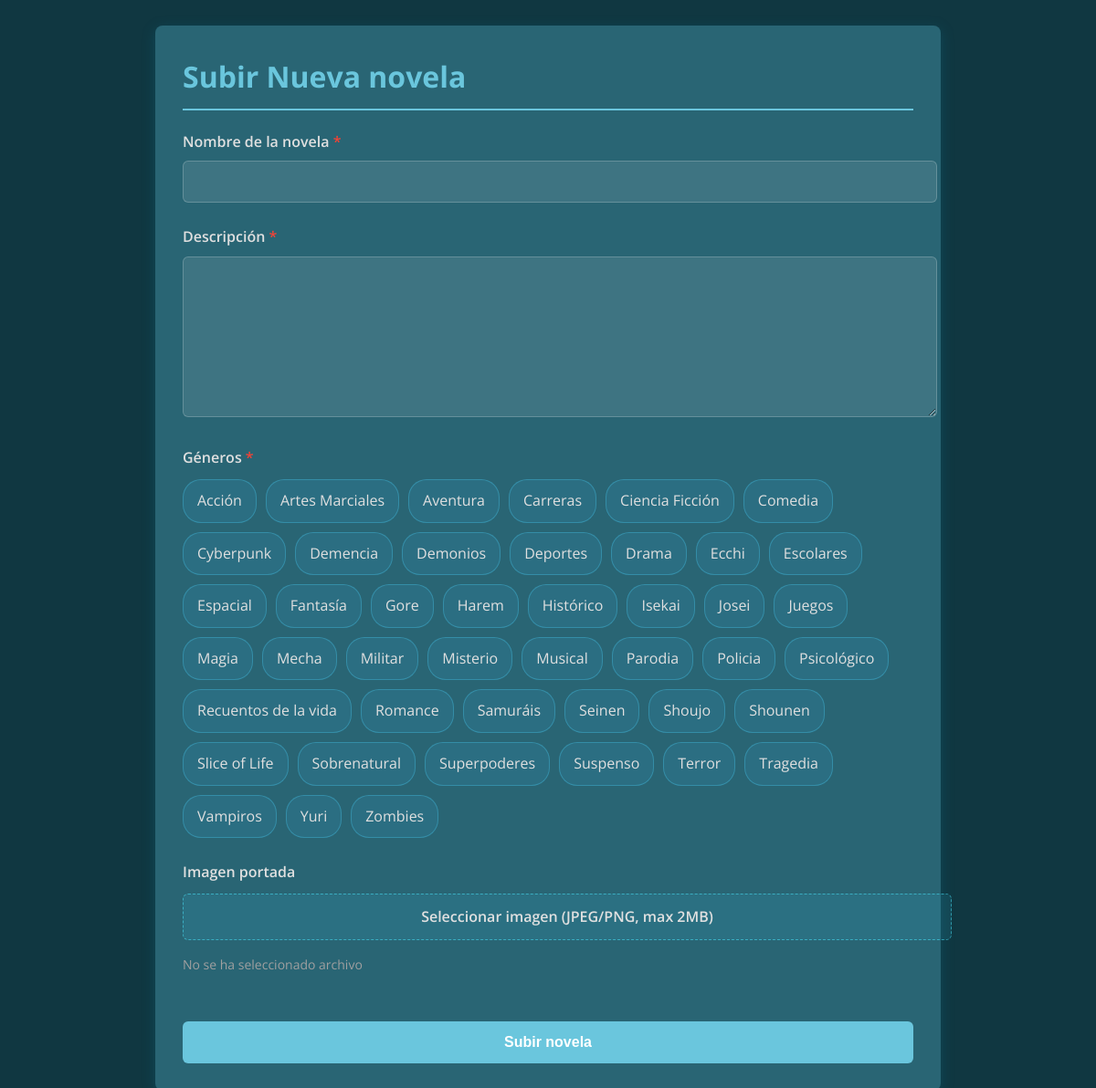
The app's page /subir_novela.php with its own data.
### tables this page shows
CREATE TABLE `generos` (
  `id` int(11) NOT NULL,
  `nombre` varchar(50) NOT NULL,
  `created_at` timestamp NOT NULL DEFAULT current_timestamp()
);

### subir_novela.php (the view, shortened to what this page needs)
<?php
include 'db_config.php';
$generos = $conn->query("SELECT * FROM generos ORDER BY nombre");
?>
<!DOCTYPE html>
<html lang="es">
<head>
</head>
<body>
    <div class="container">
        <h1>Subir Nueva novela</h1>
        <form method="POST" enctype="multipart/form-data">
            <div class="form-group">
                <label for="nombre" class="required">Nombre de la novela</label>
                <input type="text" id="nombre" name="nombre" value="<?php echo htmlspecialchars($_POST['nombre'] ?? ''); ?>" required>
            </div>
            <div class="form-group">
                <label for="descripcion" class="required">Descripción</label>
                <textarea id="descripcion" name="descripcion" required><?php echo htmlspecialchars($_POST['descripcion'] ?? ''); ?></textarea>
            </div>
            <div class="form-group">
                <label class="required">Géneros</label>
                <div class="generos-container">
                    <?php while ($genero = $generos->fetch_assoc()): ?>
                        <div class="genero-option">
                            <label for="genero_<?php echo $genero['id']; ?>"><?php echo htmlspecialchars($genero['nombre']); ?></label>
                        </div>
                    <?php endwhile; ?>
                </div>
            </div>
            <div class="form-group">
                <label for="imagen">Imagen portada</label>
                <div class="file-upload">
                    <label for="imagen" class="file-upload-label">Seleccionar imagen (JPEG/PNG, max 2MB)</label>
                    <div class="file-name" id="imagen-name">No se ha seleccionado archivo</div>
                </div>
            </div>
            <button type="submit" class="btn">Subir novela</button>
        </form>
    </div>
</body>
</html>

### subir_novela.php (style rules this page uses)
:root { --primary-color:rgb(106, 198, 221); --dark-bg: #121212; --card-bg: #1a1a2a; --text-color: #e0e0e0; --text-muted: #a0a0a0; }
body { font-family: 'Open Sans', sans-serif; background-color:rgb(16, 55, 65); color: var(--text-color); padding: 20px; line-height: 1.6; }
.container { max-width: 800px; margin: 0 auto; background-color:rgb(41, 101, 116); padding: 30px; border-radius: 8px; box-shadow: 0 4px 15px rgba(11, 115, 146, 0.3); }
h1 { color: var(--primary-color); margin-top: 0; border-bottom: 2px solid var(--primary-color); padding-bottom: 10px; }
.form-group { margin-bottom: 25px; }
label { display: block; margin-bottom: 8px; font-weight: 600; }
.required:after { content: " *"; color: #f44336; }
input[type="text"], input[type="date"], select, textarea { width: 100%; padding: 12px; background-color: rgba(255,255,255,0.1); border: 1px solid rgba(255,255,255,0.2); border-radius: 6px; color: var(--text-color); font-family: 'Open Sans', sans-serif; font-size: 15px; }
textarea { min-height: 150px; resize: vertical; }
.generos-container { display: flex; flex-wrap: wrap; gap: 10px; margin-top: 10px; }
.genero-option { position: relative; }
.genero-option label { display: block; padding: 10px 15px; background-color: rgba(74, 198, 255, 0.1); border: 1px solid rgba(74, 213, 255, 0.3); border-radius: 20px; cursor: pointer; transition: all 0.3s; font-weight: normal; margin-bottom: 0; }
.file-upload { margin-top: 10px; }
.file-upload-label { display: inline-block; padding: 12px 20px; background-color: rgba(74, 213, 255, 0.1); border-radius: 6px; cursor: pointer; transition: all 0.3s; border: 1px dashed rgba(74, 234, 255, 0.5); text-align: center; width: 100%; }
.file-name { margin-top: 8px; font-size: 14px; color: var(--text-muted); }
.btn { background-color: var(--primary-color); color: white; border: none; padding: 14px 25px; border-radius: 6px; cursor: pointer; font-size: 16px; font-weight: 600; transition: all 0.3s; width: 100%; margin-top: 10px; }

### records on screen
generos: nombre "Acción"
generos: nombre "Artes Marciales"
generos: nombre "Aventura"
generos: nombre "Carreras"
generos: nombre "Ciencia Ficción"
generos: nombre "Comedia"
generos: nombre "Cyberpunk"
generos: nombre "Demencia"
generos: nombre "Demonios"
generos: nombre "Deportes"
generos: nombre "Drama"
generos: nombre "Ecchi"
generos: nombre "Escolares"
generos: nombre "Espacial"
generos: nombre "Fantasía"
generos: nombre "Gore"
generos: nombre "Harem"
generos: nombre "Histórico"
generos: nombre "Isekai"
generos: nombre "Josei"
generos: nombre "Juegos"
generos: nombre "Magia"
generos: nombre "Mecha"
generos: nombre "Militar"
generos: nombre "Misterio"
generos: nombre "Musical"
generos: nombre "Parodia"
generos: nombre "Policia"
generos: nombre "Psicológico"
generos: nombre "Recuentos de la vida"
generos: nombre "Romance"
generos: nombre "Samuráis"
generos: nombre "Seinen"
generos: nombre "Shoujo"
generos: nombre "Shounen"
generos: nombre "Slice of Life"
generos: nombre "Sobrenatural"
generos: nombre "Superpoderes"
generos: nombre "Suspenso"
generos: nombre "Terror"
generos: nombre "Tragedia"
generos: nombre "Vampiros"
generos: nombre "Yuri"
generos: nombre "Zombies"
